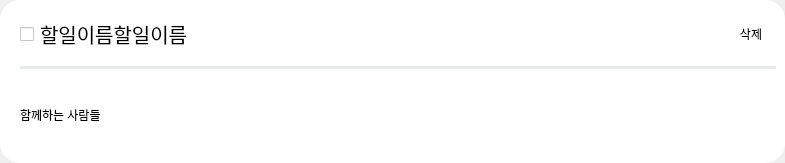
<?xml version="1.0" encoding="UTF-8"?>
<ui version="4.0">
 <class>TodoForm</class>
 <widget class="QWidget" name="TodoForm">
  <property name="geometry">
   <rect>
    <x>0</x>
    <y>0</y>
    <width>785</width>
    <height>163</height>
   </rect>
  </property>
  <property name="windowTitle">
   <string>Form</string>
  </property>
  <layout class="QVBoxLayout" name="verticalLayout_2">
   <property name="spacing">
    <number>0</number>
   </property>
   <property name="leftMargin">
    <number>0</number>
   </property>
   <property name="topMargin">
    <number>0</number>
   </property>
   <property name="rightMargin">
    <number>0</number>
   </property>
   <property name="bottomMargin">
    <number>0</number>
   </property>
   <item>
    <widget class="QFrame" name="main_frame">
     <property name="minimumSize">
      <size>
       <width>785</width>
       <height>163</height>
      </size>
     </property>
     <property name="maximumSize">
      <size>
       <width>785</width>
       <height>163</height>
      </size>
     </property>
     <property name="styleSheet">
      <string notr="true">background-color: rgb(255, 255, 255);
border-radius:20px;</string>
     </property>
     <property name="frameShape">
      <enum>QFrame::StyledPanel</enum>
     </property>
     <property name="frameShadow">
      <enum>QFrame::Raised</enum>
     </property>
     <layout class="QVBoxLayout" name="verticalLayout">
      <property name="spacing">
       <number>7</number>
      </property>
      <property name="leftMargin">
       <number>20</number>
      </property>
      <item>
       <layout class="QHBoxLayout" name="h_lay">
        <property name="spacing">
         <number>0</number>
        </property>
        <item>
         <widget class="QCheckBox" name="checkBox">
          <property name="minimumSize">
           <size>
            <width>0</width>
            <height>48</height>
           </size>
          </property>
          <property name="font">
           <font>
            <pointsize>15</pointsize>
           </font>
          </property>
          <property name="text">
           <string>할일이름할일이름</string>
          </property>
         </widget>
        </item>
        <item>
         <widget class="QPushButton" name="del_btn">
          <property name="maximumSize">
           <size>
            <width>50</width>
            <height>50</height>
           </size>
          </property>
          <property name="text">
           <string>삭제</string>
          </property>
         </widget>
        </item>
       </layout>
      </item>
      <item>
       <widget class="Line" name="line">
        <property name="styleSheet">
         <string notr="true">background-color: #E4EAEE;</string>
        </property>
        <property name="orientation">
         <enum>Qt::Horizontal</enum>
        </property>
       </widget>
      </item>
      <item>
       <widget class="QLabel" name="people_lab">
        <property name="text">
         <string>함께하는 사람들</string>
        </property>
       </widget>
      </item>
     </layout>
    </widget>
   </item>
  </layout>
 </widget>
 <resources/>
 <connections/>
</ui>
